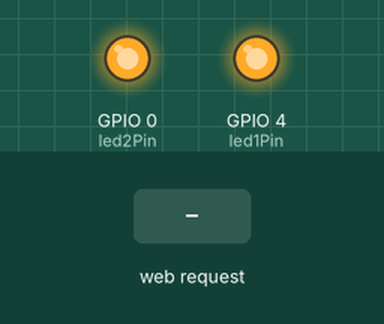
Bench run of a sketch on a simulated ESP8266 (NodeMCU). Parts: output pins drawn as LEDs (lit = HIGH). Inputs (shaded band) come from the test bench. WiFi joins after 1.5 s; servers stay silent unless stated; what the sketch prints to the serial monitor is not drawn.

Above: at 2.7 s.
2.8 s: HTTP request GET /?led1=1 received
At 3.2 s:
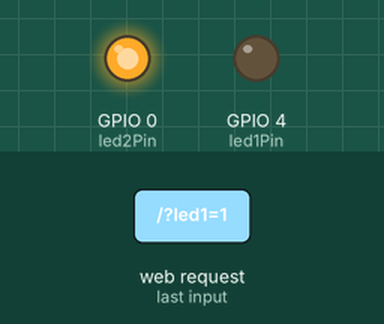
4.3 s: HTTP request GET /?led1=2 received
At 5.5 s:
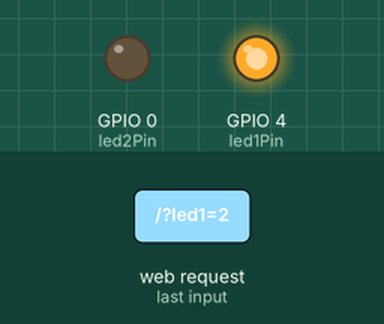
5.8 s: HTTP request GET /?led1=3 received
At 6.7 s:
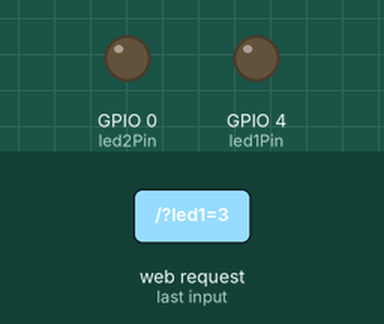
Timing chart, 0 to 8.8 s (numbered marks = the images above; inputs shaded):
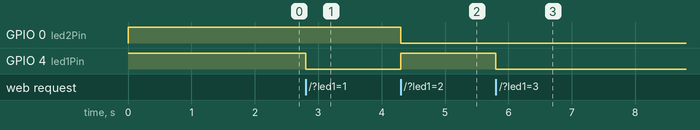

The sketch:

1-11_WIFIWebLightControl01.ino
```cpp
/*
 ip로 접속
 버튼 핸들링
 */
#include <ESP8266WiFi.h>

const char* ssid = "i2r";
const char* password = "00000000";
const int led1Pin =  4;
int bLED1 = 0;
const int led2Pin =  0;
boolean bLED2 = false;

// Create an instance of the server
// specify the port to listen on as an argument
WiFiServer server(80);

void setup() {
  // set the digital pin as output:
  pinMode(led1Pin, OUTPUT);
  pinMode(led2Pin, OUTPUT);
  digitalWrite(led1Pin, HIGH);
  digitalWrite(led2Pin, HIGH);

  Serial.begin(9600);
  delay(10);

  // Connect to WiFi network
  Serial.println();
  Serial.println();
  Serial.print("Connecting to ");
  Serial.println(ssid);

  WiFi.begin(ssid, password);

  while (WiFi.status() != WL_CONNECTED) {
    delay(500);
    Serial.print(".");
  }
  Serial.println("");
  Serial.println("WiFi connected");

  // Start the server
  server.begin();
  Serial.println("Server started");

  // Print the IP address
  Serial.println(WiFi.localIP());
}

void loop() {

  // Check if a client has connected
  WiFiClient client = server.available();
  if (!client) {
    return;
  }

  // Wait until the client sends some data
  Serial.println("new client");

  // Read the first line of the request
  String req = client.readStringUntil('\r');
  Serial.println(req);
  client.flush();

  // Match the request
  if (req.indexOf("/?led1=1") > 0) {
    bLED1 = 1;
    digitalWrite(led1Pin, LOW);
    digitalWrite(led2Pin, HIGH);
    Serial.println(F("The up light of LED1 is ON"));
  }
  else if (req.indexOf("/?led1=2") > 0){
    bLED1 = 2;
    digitalWrite(led1Pin, HIGH);
    digitalWrite(led2Pin, LOW);
    Serial.println(F("The up low of LED1 is ON"));
  }
  else if (req.indexOf("/?led1=3") > 0){
    bLED1 = 3;
    digitalWrite(led1Pin, LOW);
    digitalWrite(led2Pin, LOW);
    Serial.println(F("The up low of LED1 is ON"));
  }
  else if (req.indexOf("/?led1=0") > 0){
    bLED1 = 0;
    digitalWrite(led1Pin, HIGH);
    digitalWrite(led2Pin, HIGH);
    Serial.println(F("The up low of LED1 is OFF"));
  }

  // Prepare the response
          client.println("HTTP/1.1 200 OK\r\nContent-Type: text/html\r\n\r\n<!DOCTYPE HTML>\r\n<html>\r\n");
          client.println("<body>");
          client.println("<br />");
          client.println("Light State");

          client.println(F("<form method=\"get\">"));
          if(bLED1 == 0) {
            client.println(F("<input type=\"hidden\" name=\"led1\" value=\"1\">"));
            client.println(F("<input type=\"button\" name=\"button1\" value=\"Light1  OFF\" onclick=\"submit();\" style=\"height:150px; width:300px;  font-size:50px; \" >"));
          }
          else if(bLED1 == 1) {
            client.println(F("<input type=\"hidden\" name=\"led1\" value=\"2\">"));
            client.println(F("<input type=\"button\" name=\"button1\" value=\"Light1  ON\" onclick=\"submit();\" style=\"height:150px; width:300px;  font-size:50px; \" >"));
          }
          else if(bLED1 == 2) {
            client.println(F("<input type=\"hidden\" name=\"led1\" value=\"3\">"));
            client.println(F("<input type=\"button\" name=\"button1\" value=\"Light2  ON\" onclick=\"submit();\" style=\"height:150px; width:300px;  font-size:50px; \" >"));
          }
          else if(bLED1 == 3) {
            client.println(F("<input type=\"hidden\" name=\"led1\" value=\"0\">"));
            client.println(F("<input type=\"button\" name=\"button1\" value=\"All Light  ON\" onclick=\"submit();\" style=\"height:150px; width:300px;  font-size:50px; \" >"));
          }
          client.println(F("</form>"));

          client.println("</body>");
          client.println("</html>");

  delay(1);
  Serial.println("Client disonnected");

  // The client will actually be disconnected
  // when the function returns and 'client' object is detroyed
}
```

Measured:
- after the input at 2.8 s, GPIO 4 (led1Pin): HIGH → LOW at once
- after the input at 4.3 s, GPIO 0 (led2Pin): HIGH → LOW at once; GPIO 4 (led1Pin): LOW → HIGH at once
- after the input at 5.8 s, GPIO 4 (led1Pin): HIGH → LOW at once
